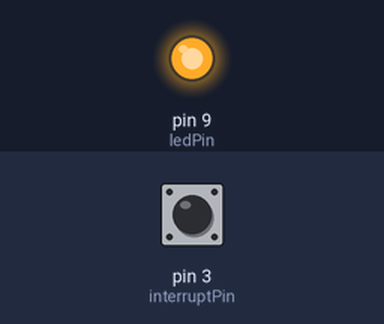
Bench run of a sketch on a simulated Arduino Uno, built with avr-gcc and run on an emulated ATmega328P. Parts: output pins drawn as LEDs (lit = HIGH). The test bench sets the inputs (shaded band); at power-on: pin 3 (interruptPin) HIGH.

Above: at 1.2 s.
1.3 s: pin 3 (interruptPin) pulled LOW for 0.15 s
At 3.2 s:
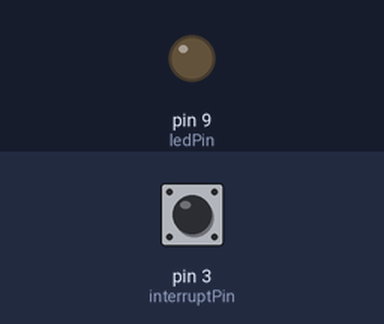
Timing chart, 0 to 9.5 s (numbered marks = the images above; inputs shaded):
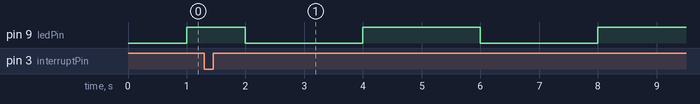

The sketch:

lab9_ex1.ino
```cpp
const byte ledPin = 9;
const byte interruptPin = 3;
volatile byte toggle = LOW;
int i=1;

void setup(){
  pinMode(ledPin, OUTPUT);
  pinMode(interruptPin, INPUT_PULLUP);
  attachInterrupt(digitalPinToInterrupt(interruptPin), blink, RISING);
}

void loop(){
  digitalWrite(ledPin, toggle);
  delay(i*1000);
  toggle = !toggle;
}

void blink(){
  i++;
  if(i>3)
    i = 1;
}
```

Measured:
- after the input at 1.3 s, pin 9 (ledPin): LOW → HIGH after 2.7 s, → LOW 2.0 s later, → HIGH 2.0 s later
